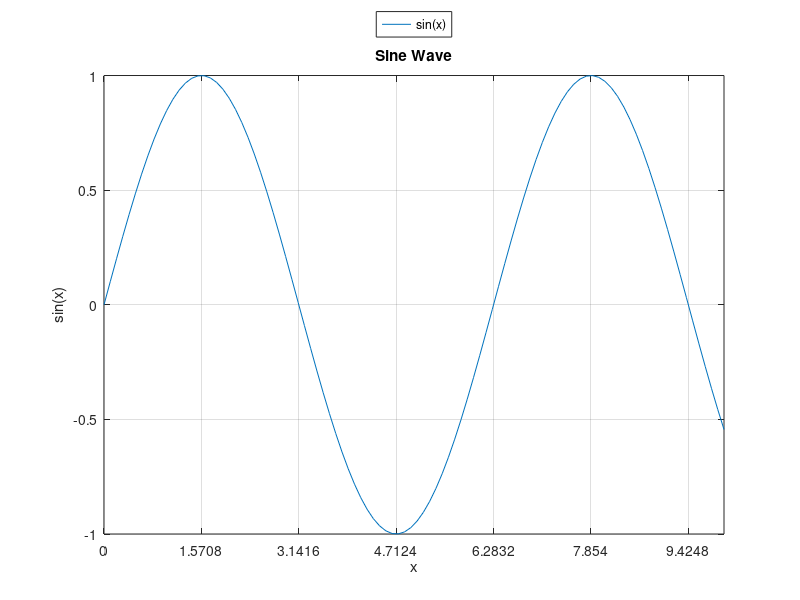

This figure's MATLAB source:
a = 2;
b = 3;
c = a + b;

%data types
A = [1 2 3; 4 5 6; 7 8 9]; % 3x3 matrix

myStr = 'Hello'; % regular string
myStr(1) %Matlab starts counting from 1 not 0...

myStrArray = ["Hello", "Matlab", "Sucks"]; % character array
myStrArray(3)

myCell = {1, "text", [1 2 3]}; % cell array
myCell{1,2} % row 1, columns 2
myCell{2} % linear indexing

myMatrix = {'A', 'B';'C','D'};
myMatrix{1,2} % row 1, column 2

student.name = 'Timo';

Z = zeros(3,3); % 3x3 matrix of zeros
R = rand(3,3); % 3x3 matrix of random numbers between 0 and 1
L = linspace(0,10,5); % 5 linearly spaced points between 0 and 10
E = A .* A; % element-wise multiplication of A with itself
F = A'; % transpose of A

%Plotting
x = linspace(0,10,100);
y = sin(x);
plot(x,y)
title('Sine Wave')
xlabel('x')
ylabel('sin(x)')
grid on
legend('sin(x)','Location','northoutside','color','none')
xticks(0:pi/2:10);
